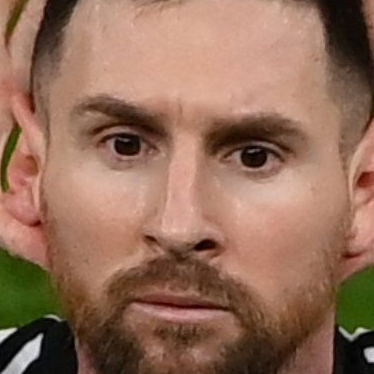
#> input picture chapter 43 opencv/lionel messi14.png, 374 x 374 px
$ jupyter execute facedetection.ipynb   (shell and % lines are left out)
#> lines starting #> are read from the running program, lines starting #| are printed output that depends on the picture; after the words box and inside, x2 and y2 are one past the last pixel; in counts of white or black regions, pixels touching at a corner belong together
[cell 1]
import numpy as np
import cv2
import pywt
import matplotlib
import matplotlib.pyplot as plt
import warnings
warnings.filterwarnings('ignore')

[cell 2]
img = cv2.imread('lionel messi14.png')
#> img is the input picture: shape (374, 374, 3); mean B, G, R 89.3, 109.7, 147.3
img.shape
#> Out = (374, 374, 3)

[cell 3]
plt.imshow(img)

it's a colorful image in rgb. though it's showing in just blue

[cell 4]
gray = cv2.cvtColor(img, cv2.COLOR_BGR2GRAY)
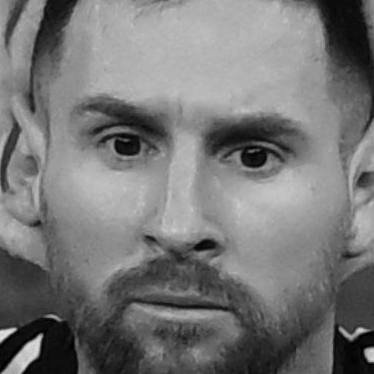
#> gray: shape (374, 374); min 0, max 229, mean 118.6
gray.shape
#> Out = (374, 374)

[cell 5]
gray

[cell 6]
plt.imshow(gray, cmap='gray')

[cell 7]
face_cascade = cv2.CascadeClassifier("haarcascades\haarcascade_frontalface_default.xml")
eye_cascade = cv2.CascadeClassifier("haarcascades\haarcascade_eye.xml")

[cell 8]
faces = face_cascade.detectMultiScale(gray, 1.1, 5)
#> faces = [[25, 25, 320, 320]]
faces
#> Out = [[25, 25, 320, 320]]

[cell 9]
eyes = eye_cascade.detectMultiScale(gray, 1.1, 5)
#> eyes = [[86, 107, 72, 72], [209, 112, 84, 84]]
eyes
#> Out = [[86, 107, 72, 72], [209, 112, 84, 84]]

[cell 10]
for (x, y, w, h) in faces:
    img_detected_face = cv2.rectangle(img, (x, y), (x+w, y+h), (255, 0, 0), 5)
    plt.imshow(img_detected_face)
#> this loop made 1 pass
#> pass 1, `img_detected_face = cv2.rectangle(img, (x, y), (x+w, y+h), (255, 0, 0)..`:
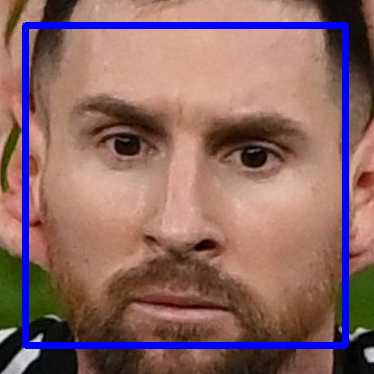
#> img_detected_face: shape (374, 374, 3); mean B, G, R 100.7, 103.5, 139.1

[cell 11]
for (x, y, w, h) in eyes:
    img_detected_eyes = cv2.rectangle(img, (x, y), (x+w, y+h), (0, 0, 255), 5)
    plt.imshow(img_detected_eyes)
#> this loop made 2 passes
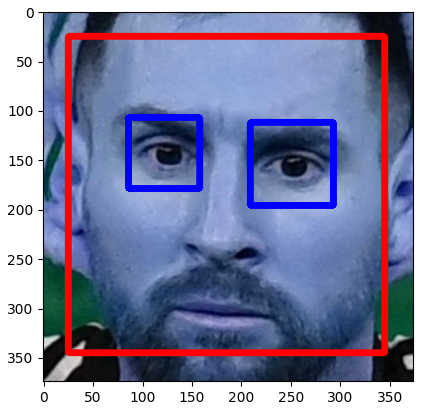
#> figure drawn by matplotlib, 1 panel; B, G, R data is drawn as R, G, B

[cell 12]
cv2.destroyAllWindows()
for (x,y,w,h) in faces:
    face_img = cv2.rectangle(img,(x,y),(x+w,y+h),(255,0,0),5)
    roi_gray = gray[y:y+h, x:x+w]
    roi_color = face_img[y:y+h, x:x+w]
    eyes = eye_cascade.detectMultiScale(gray, 1.1, 5)
    for (ex,ey,ew,eh) in eyes:
        cv2.rectangle(roi_color,(ex,ey),(ex+ew,ey+eh),(0,255,0),5)
#> this loop made 1 pass
#> (x, y, w, h, eyes) on pass 1: (25, 25, 320, 320, [[86, 107, 72, 72], [209, 112, 84, 84]])
#> pass 1, `roi_gray = gray[y:y+h, x:x+w]`:
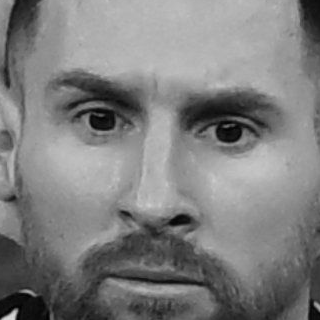
#> roi_gray: shape (320, 320); min 1, max 217, mean 126.5
#> pass 1, `roi_color = face_img[y:y+h, x:x+w]`:
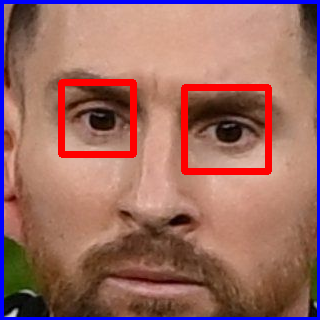
#> roi_color: shape (320, 320, 3); mean B, G, R 99, 106.8, 155.8
#> after the loop:
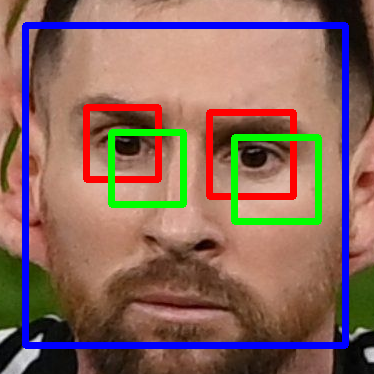
#> img: shape (374, 374, 3); mean B, G, R 94.1, 103.7, 136.5
#> after the loop:
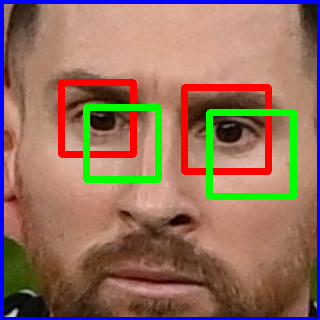
#> roi_color: shape (320, 320, 3); 4.23% of pixels changed, all inside (x1, y1, x2, y2) = (83, 104, 297, 200)


plt.figure()
plt.imshow(face_img, cmap='gray')
plt.show()

[cell 13]
plt.imshow(roi_color, cmap='gray')

[cell 14]
def get_cropped_image_for_2_eyes(image_path):
#> called with image_path = 'lionel messi14.png'
    img_main = cv2.imread(image_path)
    gray_img = cv2.cvtColor(img_main, cv2.COLOR_BGR2GRAY)
    faces_gray = face_cascade.detectMultiScale(gray_img, 1.1, 5)
#> faces_gray = [[25, 25, 320, 320]]
    for (x,y,w,h) in faces_gray:
        roi_color = img_main[y:y+h, x:x+w]
        eyes_gray = eye_cascade.detectMultiScale(gray_img, 1.1, 5)
        if len(eyes_gray) >=2:
            return roi_color
#> this loop made 1 pass
#> pass 1, in get_cropped_image_for_2_eyes, `roi_color = img_main[y:y+h, x:x+w]`:
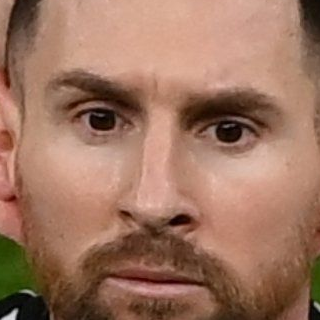
#> roi_color: shape (320, 320, 3); mean B, G, R 96, 116.5, 157.8

[cell 15]
cropped_img = get_cropped_image_for_2_eyes('lionel messi14.png')
plt.imshow(cropped_img, cmap='gray')

[cell 16]
def w2d(img, mode='haar', level=1):
#> called with mode = 'db1', level = 5
    imArray = img
    #Datatype conversions
    #convert to grayscale
    imArray = cv2.cvtColor( imArray,cv2.COLOR_RGB2GRAY )
    #convert to float
    imArray =  np.float32(imArray)
    imArray /= 255;
    # compute coefficients
    coeffs=pywt.wavedec2(imArray, mode, level=level)
#> coeffs = 6 items

    #Process Coefficients
    coeffs_H=list(coeffs)
#> coeffs_H = 6 items
    coeffs_H[0] *= 0;

    # reconstruction
    imArray_H=pywt.waverec2(coeffs_H, mode);
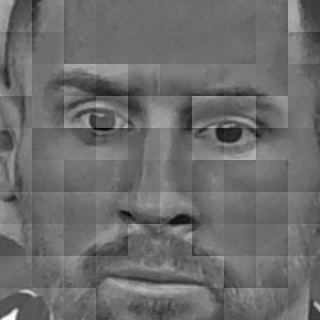
#> imArray_H: shape (320, 320) float32; min -0.51, max 0.688, mean 1.49e-10; drawn with min black and max white
    imArray_H *= 255;
    imArray_H =  np.uint8(imArray_H)
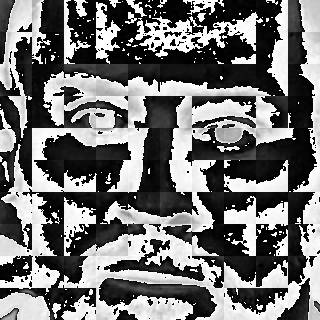
#> imArray_H: shape (320, 320); min 0, max 255, mean 113.3

    return imArray_H

$ run again, with chapter 43 opencv/lionel messi8.png copied over chapter 43 opencv/lionel messi14.png
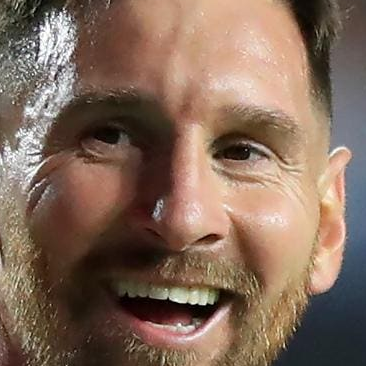
#> input picture chapter 43 opencv/lionel messi8.png, 366 x 366 px
#> img is the input picture: shape (366, 366, 3); mean B, G, R 90, 106, 130.6
#> faces = [[22, 17, 322, 322]]
#> `eyes = eye_cascade.detectMultiScale(gray, 1.1, 5)`: eyes = [[179, 94, 111, 111]]
#> the loop `for (x, y, w, h) in faces:` made 1 pass
#> the loop `for (x, y, w, h) in eyes:` made 1 pass
#> the loop `for (x,y,w,h) in faces:` made 1 pass
#> (x, y, w, h, eyes) on pass 1: (22, 17, 322, 322, [[179, 94, 111, 111]])
#> after the loop `for (x,y,w,h) in faces:`:
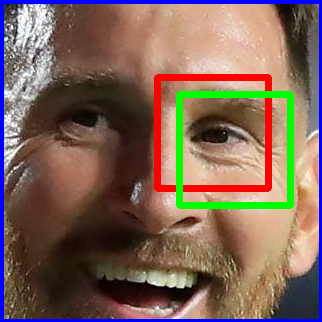
#> roi_color: shape (322, 322, 3); mean B, G, R 89, 101.4, 126.3
#> faces_gray = [[22, 17, 322, 322]]
#> the loop in get_cropped_image_for_2_eyes, `for (x,y,w,h) in faces_gray:` made 1 pass
#> pass 1, in get_cropped_image_for_2_eyes, `roi_color = img_main[y:y+h, x:x+w]`:
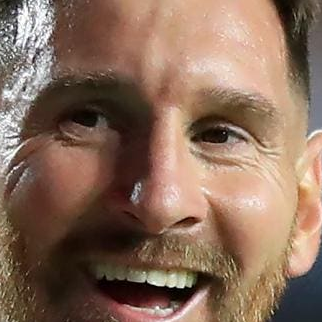
#> roi_color: shape (322, 322, 3); mean B, G, R 90.6, 108.4, 136.7

$ run again, with chapter 43 opencv/test.jpg saved as chapter 43 opencv/lionel messi14.png
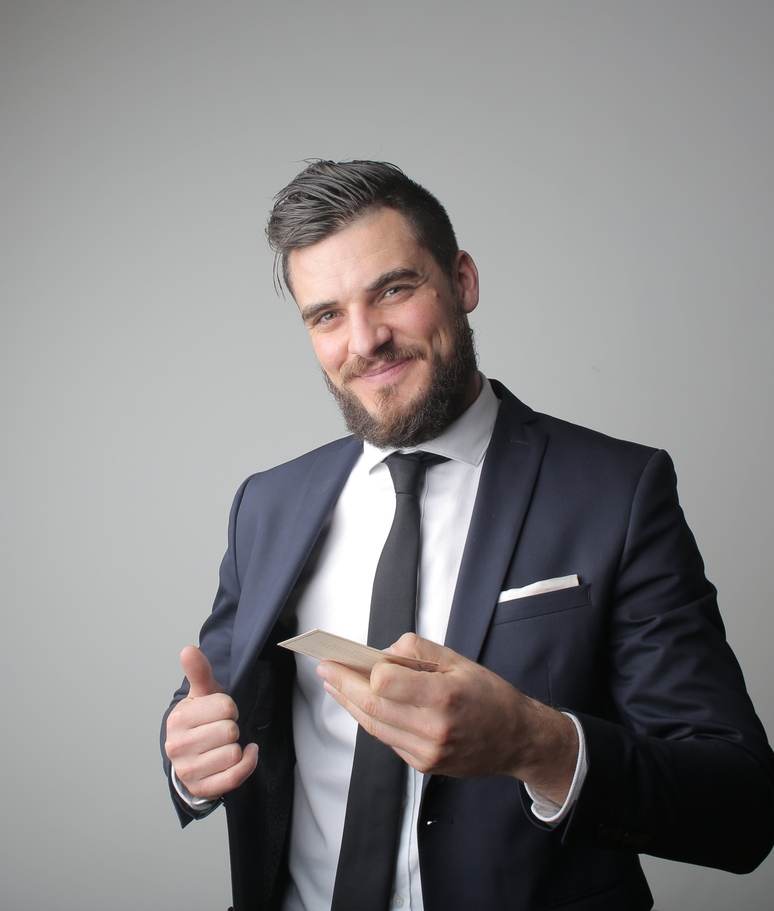
#> input picture chapter 43 opencv/test.jpg, 774 x 911 px, shrunk from 3100 x 3650 before the run
#> img is the input picture: shape (911, 774, 3); mean B, G, R 132.9, 132.3, 133.9
#> faces = [[260, 227, 202, 202]]
#> `eyes = eye_cascade.detectMultiScale(gray, 1.1, 5)`: eyes = [[366, 268, 46, 46], [305, 296, 42, 42]]
#> the loop `for (x, y, w, h) in faces:` made 1 pass
#> the loop `for (x, y, w, h) in eyes:` made 2 passes
#> the loop `for (x,y,w,h) in faces:` made 1 pass
#> (x, y, w, h, eyes) on pass 1: (260, 227, 202, 202, [[366, 268, 46, 46], [305, 296, 42, 42]])
#> faces_gray = [[260, 227, 202, 202]]
#> the loop in get_cropped_image_for_2_eyes, `for (x,y,w,h) in faces_gray:` made 1 pass
#> coeffs = 6 items
#> in w2d, `imArray_H =  np.uint8(imArray_H)`:
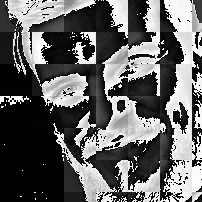
#> imArray_H: shape (202, 202); min 0, max 255, mean 98.4
